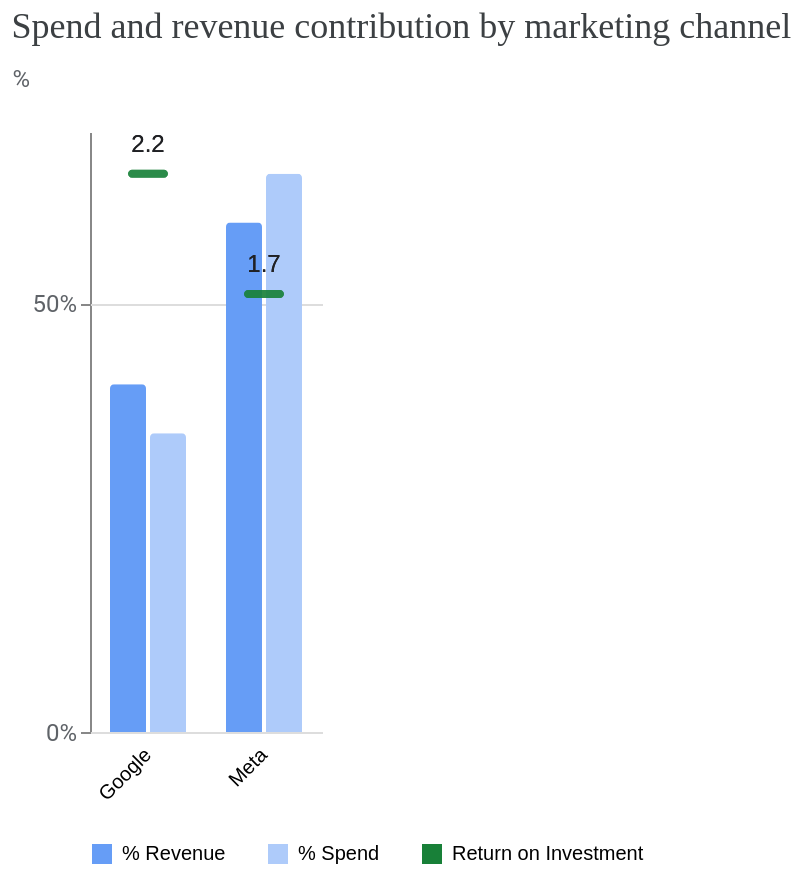

Notebook source saved alongside this figure:
### Code cell
media_summary.plot_spend_vs_contribution()

### Figure 1 — Vega-Lite specification as saved in the notebook (floating-point values rounded to 4 significant figures)
{"config": {"view": {"continuousWidth": 300, "continuousHeight": 300, "strokeOpacity": 0}, "axis": {"labelColor": "#5F6368", "labelFont": "Roboto", "labelFontSize": 12, "titleColor": "#5F6368", "titleFont": "Roboto", "titleFontSize": 12, "titleFontWeight": "normal", "titlePadding": 10}, "header": {"labelAlign": "right", "labelAngle": -45, "labelBaseline": "middle", "labelOrient": "bottom", "title": null}}, "data": {"name": "data-8147105cd0d9b793fb8d9d5fbe6362f7"}, "facet": {"column": {"field": "channel", "type": "nominal"}}, "spec": {"layer": [{"mark": {"type": "bar", "cornerRadiusEnd": 2, "tooltip": true}, "encoding": {"color": {"field": "label", "legend": {"columnPadding": 20, "orient": "bottom", "rowPadding": 10, "title": null}, "scale": {"domain": ["% Revenue", "% Spend", "Return on Investment"], "range": ["#669DF6", "#AECBFA", "#188038"]}, "type": "nominal"}, "tooltip": [{"field": "pct", "format": ".1%", "type": "quantitative"}], "x": {"axis": {"labels": false, "ticks": false, "title": null}, "field": "label", "scale": {"paddingOuter": 0.5}, "type": "nominal"}, "y": {"axis": {"format": "%", "tickCount": 2, "titleAlign": "left", "titleAngle": 0, "titleY": -20}, "field": "pct", "type": "quantitative"}}}, {"mark": {"type": "tick", "color": "#188038", "cornerRadius": 2, "size": 20, "thickness": 4, "tooltip": true}, "encoding": {"tooltip": [{"field": "roi", "format": ".2f", "type": "quantitative"}], "y": {"field": "roi_scaled", "title": "%", "type": "quantitative"}}}, {"mark": {"type": "text", "color": "#202124", "dy": -15, "fontSize": 12}, "encoding": {"text": {"field": "roi", "format": ".1f", "type": "quantitative"}, "y": {"field": "roi_scaled", "type": "quantitative"}}}]}, "spacing": -1, "title": {"text": "Spend and revenue contribution by marketing channel", "anchor": "start", "color": "#3C4043", "font": "Google Sans Display", "fontSize": 18, "fontWeight": "normal", "offset": 10}, "$schema": "https://vega.github.io/schema/vega-lite/v5.20.1.json", "datasets": {"data-8147105cd0d9b793fb8d9d5fbe6362f7": [{"channel": "Meta ", "pct": 0.5944, "label": "% Revenue", "roi": 1.717, "roi_scaled": 0.5109}, {"channel": "Google ", "pct": 0.4056, "label": "% Revenue", "roi": 2.189, "roi_scaled": 0.6514}, {"channel": "Meta ", "pct": 0.6514, "label": "% Spend", "roi": 1.717, "roi_scaled": 0.5109}, {"channel": "Google ", "pct": 0.3486, "label": "% Spend", "roi": 2.189, "roi_scaled": 0.6514}]}}
